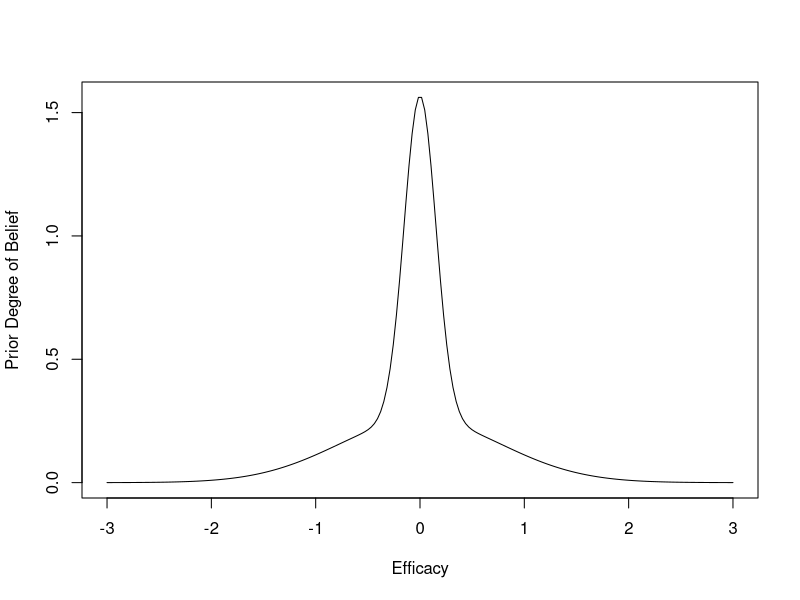
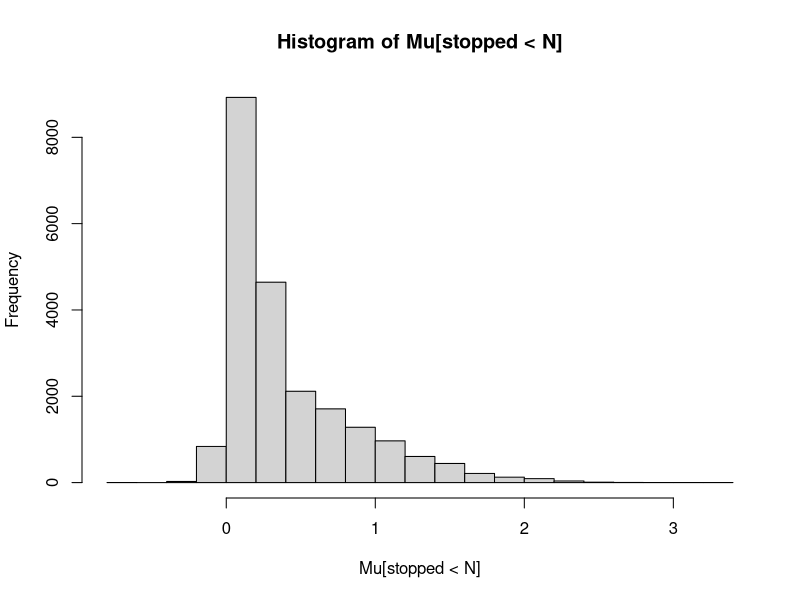

Here is the R script that generated these plots, in order:
## ---- chunk 1
library(rms)

## ---- chunk 2

sd1 <- 1 / qnorm(1 - 0.1)
sd2 <- 0.25 / qnorm(1 - 0.05)
wt  <- 0.5   # 1:1 mixture
pdensity <- function(x) wt * dnorm(x, 0, sd1) + (1 - wt) * dnorm(x, 0, sd2)
x <- seq(-3, 3, length=200)
plot(x, pdensity(x), type='l', xlab='Efficacy', ylab='Prior Degree of Belief')

## ---- chunk 3

N = 500 # number of samples each trial
nsim = 50000 # number of trials

sd1 <- 1 / qnorm(1 - 0.1)
sd2 <- 0.25 / qnorm(1 - 0.05)
wt = 0.5

prior.mu = 0
prior.mu <- rep(prior.mu, length=2)
prior.sd = c(sd1, sd2) 
prior.sd <- rep(prior.sd, length=2)

v1 <- sd1 ^ 2
v2 <- sd2 ^ 2

# stopping rule for efficacy: posterior probability mu > 0 > 0.95
mucut = 0 # efficacy cutoff: mean
postcut = 0.95 # efficacy cutoff: probability

j <- 1 : N
cmean <- Mu <- Post <- postfe <- postmean <- numeric(nsim)
stopped <- integer(nsim)

# function to compute posterior mean
pmean <- gbayesMixPost(NA, NA, d0=prior.mu[1], d1=prior.mu[2], v0=v1, v1=v2, mix=wt, what='postmean')
  
for(i in 1 : nsim) { # See http://stats.stackexchange.com/questions/70855
    component <- if(wt == 1) 1 else sample(1 : 2, size=1, prob=c(wt, 1. - wt))
    mu <- prior.mu[component] + rnorm(1) * prior.sd[component] # true efficacy
    
    y  <- rnorm(N, mean=mu, sd = 1)
    ybar <- cumsum(y) / j    # all N means for N sequential analyses
    
    pcdf <- gbayesMixPost(ybar, 1. / j, d0=prior.mu[1], d1=prior.mu[2], v0=v1, v1=v2, mix=wt, what='cdf')
    post  <- 1 - pcdf(mucut) # posterior efficacy
    
    stopped[i] <- s <- if(max(post) < postcut) N else min(which(post >= postcut)) # stopage step
    Mu[i] <- mu # true efficacy
    cmean[i] <- ybar[s]   # observed mean at stopping
    postmean[i] <- pmean(x=ybar[s], v = 1. / s)  # posterior mean at stopping
    Post[i]  <- post[s]   # posterior probability at stopping
}

table(stopped < N)

mean(Post[stopped < N])
summary(Mu[stopped < N])
mean(Mu[stopped < N] > 0)
hist(Mu[stopped < N])
